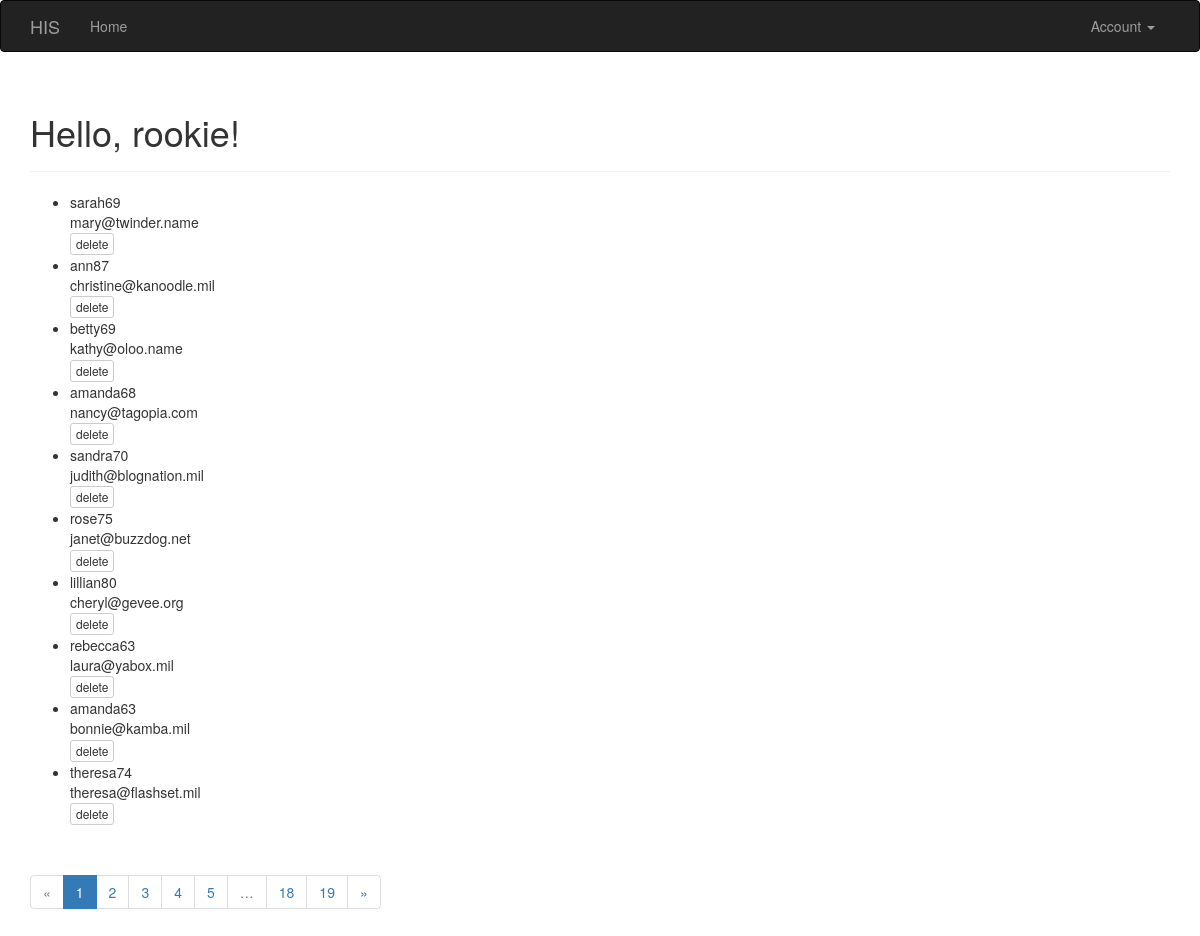
Page / (signed in) on the earlier database version.
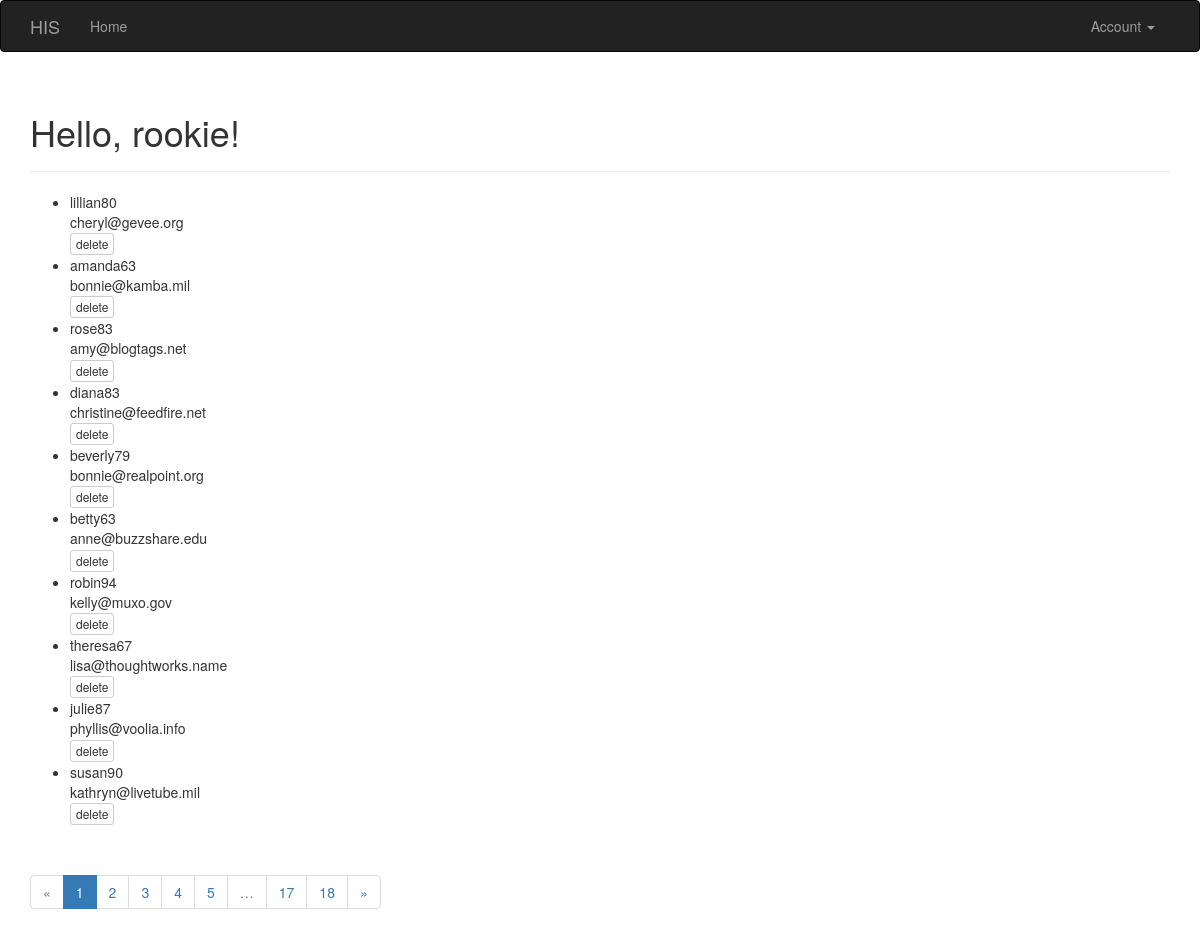
Same page on the later database version.
### app/models.py (models this page shows, shortened)
class User(UserMixin, db.Model):
    __tablename__ = 'users'
    id = db.Column(db.Integer, primary_key=True)
    email = db.Column(db.String(64), unique=True, index=True)
    username = db.Column(db.String(64), unique=True, index=True)
    role_id = db.Column(db.Integer, db.ForeignKey('roles.id'))
    password_hash = db.Column(db.String(128))
    confirmed = db.Column(db.Boolean, default=False)
    @property
    def password(self):
        raise AttributeError('password is not a readable attribute')
    def can(self, permissions):
        return self.role is not None and \
            (self.role.permissions & permissions) == permissions
    def is_administrator(self):
        return self.can(Permission.ADMINISTER)

### app/main/views.py (the view)
@main.route('/')
def index():
    page = request.args.get('page', 1, type=int)
    pagination = User.query.order_by(User.id.desc()).paginate(
        page, per_page=current_app.config['FLASKY_POSTS_PER_PAGE'],
        error_out=False)
    users = pagination.items
    return render_template('index.html', users=users, pagination=pagination)
    return render_template('index.html')

### app/auth/views.py (called while the page is built)
@auth.before_app_request
def before_request():
    if current_user.is_authenticated \
            and not current_user.confirmed \
            and request.endpoint[:5] != 'auth.' \
            and request.endpoint != 'static':
        return redirect(url_for('auth.unconfirmed'))

### app/main/__init__.py (called while the page is built)
@main.app_context_processor
def inject_permissions():
    return dict(Permission=Permission)

### app/models.py (called while the page is built)
@login_manager.user_loader
def load_user(user_id):
    return User.query.get(int(user_id))

### app/templates/index.html (shortened to what this page needs)
{% extends "base.html" %}
{% import "_macros.html" as macros %}
{% block page_content %}
<div class="page-header">
    <h1>Hello, {% if current_user.is_authenticated %}{{ current_user.username }}{% else %}Stranger{% endif %}!</h1>
</div>
{% if current_user.is_administrator() %}
    <ul class="users">
        {% for user in users %}
            {% if not user.username == current_user.username%}
                <li class="user">
                    <div class="user-content">
                        <div class="user-name">{{ user.username }}</div>
                        <div class="user-email">{{ user.email }}</div>
                    </div>
                </li>
                <a class="btn btn-default btn-xs" href="{{ url_for('.delete_user',id = user.id) }}">delete</a>
            {% endif %}
        {% endfor %}
    </ul>
    {% if pagination %}
    <div class="pagination">
        {{ macros.pagination_widget(pagination, '.index') }}
    </div>
{% endif %}
{% endif %}
{% endblock %}

Differences in the rows shown:
removed User: username "sarah69", email "mary@twinder.name"
removed User: username "ann87", email "christine@kanoodle.mil"
removed User: username "betty69", email "kathy@oloo.name"
removed User: username "amanda68", email "nancy@tagopia.com"
removed User: username "sandra70", email "judith@blognation.mil"
removed User: username "rose75", email "janet@buzzdog.net"
removed User: username "rebecca63", email "laura@yabox.mil"
removed User: username "theresa74", email "theresa@flashset.mil"
now on this page (row unchanged): User: username "rose83", email "amy@blogtags.net"
now on this page (row unchanged): User: username "diana83", email "christine@feedfire.net"
now on this page (row unchanged): User: username "beverly79", email "bonnie@realpoint.org"
now on this page (row unchanged): User: username "betty63", email "anne@buzzshare.edu"
now on this page (row unchanged): User: username "robin94", email "kelly@muxo.gov"
now on this page (row unchanged): User: username "theresa67", email "lisa@thoughtworks.name"
now on this page (row unchanged): User: username "julie87", email "phyllis@voolia.info"
now on this page (row unchanged): User: username "susan90", email "kathryn@livetube.mil"
Other differences:
new list line: "17"
list line gone: "19"
